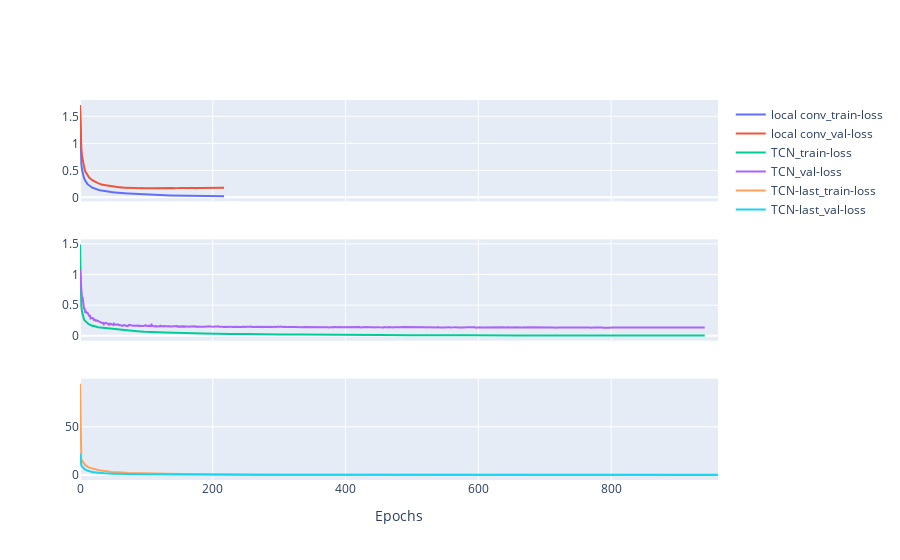

Write notebook code for a chart like this one.
### Markdown cell above
## Loss Curves

### Code cell
# show_loss([path1, path2, path3, path4, path5, path6, path7], ['model 1', 'model 2', 'model 3', 'model 4', 'model 5', 'model 6', 'model 7'])

# show_loss([path6, path7, path8, path9, path11, path_grid, res_model, res_model2], ['model 6', 'model 7', 'model 8', 'model 9', 'model 11', 'grid', 'res', 'res2'])
show_loss([local_conv_with_grid, local_conv_with_grid_TCN, last_res_conv_with_grid_TCN], ['local conv', 'TCN', 'TCN-last'])

### Figure 1 — Plotly figure (JSON) as saved in the notebook; plotly's stock layout.template omitted (floating-point values rounded to 4 significant figures; data arrays with more than 128 entries replaced by an {"elided": "..."} marker saying what was removed)
{"data": [{"name": "local conv_train-loss", "type": "scatter", "xaxis": "x", "y": {"elided": "218 float values"}, "yaxis": "y"}, {"name": "local conv_val-loss", "type": "scatter", "xaxis": "x", "y": {"elided": "218 float values"}, "yaxis": "y"}, {"name": "TCN_train-loss", "type": "scatter", "xaxis": "x2", "y": {"elided": "942 float values"}, "yaxis": "y2"}, {"name": "TCN_val-loss", "type": "scatter", "xaxis": "x2", "y": {"elided": "942 float values"}, "yaxis": "y2"}, {"name": "TCN-last_train-loss", "type": "scatter", "xaxis": "x3", "y": {"elided": "962 float values"}, "yaxis": "y3"}, {"name": "TCN-last_val-loss", "type": "scatter", "xaxis": "x3", "y": {"elided": "962 float values"}, "yaxis": "y3"}], "layout": {"xaxis": {"anchor": "y", "domain": [0, 1], "matches": "x3", "showticklabels": false}, "xaxis2": {"anchor": "y2", "domain": [0, 1], "matches": "x3", "showticklabels": false}, "xaxis3": {"anchor": "y3", "domain": [0, 1], "title": {"text": "Epochs"}}, "yaxis": {"anchor": "x", "domain": [0.7333, 1]}, "yaxis2": {"anchor": "x2", "domain": [0.3667, 0.6333]}, "yaxis3": {"anchor": "x3", "domain": [0, 0.2667]}}}
